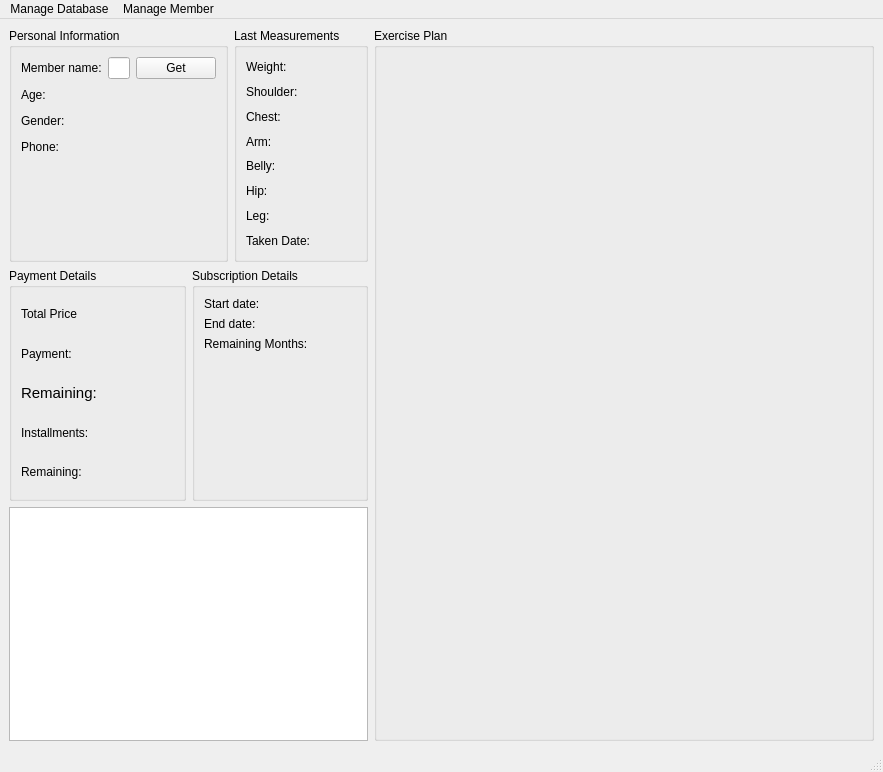
<?xml version="1.0" encoding="UTF-8"?>
<ui version="4.0">
 <class>MainWindow</class>
 <widget class="QMainWindow" name="MainWindow">
  <property name="geometry">
   <rect>
    <x>0</x>
    <y>0</y>
    <width>882</width>
    <height>772</height>
   </rect>
  </property>
  <property name="windowTitle">
   <string>MainWindow</string>
  </property>
  <widget class="QWidget" name="centralwidget">
   <layout class="QHBoxLayout" name="horizontalLayout_21" stretch="0,2">
    <item>
     <layout class="QVBoxLayout" name="verticalLayout_7">
      <item>
       <layout class="QHBoxLayout" name="horizontalLayout_22">
        <item>
         <widget class="QGroupBox" name="member_info_group">
          <property name="title">
           <string>Personal Information</string>
          </property>
          <layout class="QVBoxLayout" name="verticalLayout">
           <item>
            <layout class="QHBoxLayout" name="horizontalLayout_3">
             <item>
              <widget class="QLabel" name="member_name_label">
               <property name="text">
                <string>Member name:</string>
               </property>
              </widget>
             </item>
             <item>
              <widget class="QLineEdit" name="member_name_line_edit"/>
             </item>
             <item>
              <widget class="QPushButton" name="get_button">
               <property name="text">
                <string>Get</string>
               </property>
              </widget>
             </item>
            </layout>
           </item>
           <item>
            <layout class="QHBoxLayout" name="horizontalLayout_15">
             <item>
              <widget class="QLabel" name="label_6">
               <property name="text">
                <string>Age:</string>
               </property>
              </widget>
             </item>
             <item>
              <widget class="QLabel" name="age_label">
               <property name="text">
                <string/>
               </property>
              </widget>
             </item>
             <item>
              <spacer name="horizontalSpacer_2">
               <property name="orientation">
                <enum>Qt::Horizontal</enum>
               </property>
               <property name="sizeHint" stdset="0">
                <size>
                 <width>40</width>
                 <height>20</height>
                </size>
               </property>
              </spacer>
             </item>
            </layout>
           </item>
           <item>
            <layout class="QHBoxLayout" name="horizontalLayout_17">
             <item>
              <widget class="QLabel" name="label_8">
               <property name="text">
                <string>Gender:</string>
               </property>
              </widget>
             </item>
             <item>
              <widget class="QLabel" name="gender_label">
               <property name="text">
                <string/>
               </property>
              </widget>
             </item>
             <item>
              <spacer name="horizontalSpacer_3">
               <property name="orientation">
                <enum>Qt::Horizontal</enum>
               </property>
               <property name="sizeHint" stdset="0">
                <size>
                 <width>40</width>
                 <height>20</height>
                </size>
               </property>
              </spacer>
             </item>
            </layout>
           </item>
           <item>
            <layout class="QHBoxLayout" name="horizontalLayout_18">
             <item>
              <widget class="QLabel" name="label_9">
               <property name="text">
                <string>Phone:</string>
               </property>
              </widget>
             </item>
             <item>
              <widget class="QLabel" name="phone_label">
               <property name="text">
                <string/>
               </property>
              </widget>
             </item>
             <item>
              <spacer name="horizontalSpacer_4">
               <property name="orientation">
                <enum>Qt::Horizontal</enum>
               </property>
               <property name="sizeHint" stdset="0">
                <size>
                 <width>40</width>
                 <height>20</height>
                </size>
               </property>
              </spacer>
             </item>
            </layout>
           </item>
           <item>
            <spacer name="verticalSpacer">
             <property name="orientation">
              <enum>Qt::Vertical</enum>
             </property>
             <property name="sizeHint" stdset="0">
              <size>
               <width>20</width>
               <height>40</height>
              </size>
             </property>
            </spacer>
           </item>
          </layout>
         </widget>
        </item>
        <item>
         <widget class="QGroupBox" name="last_measurements_group">
          <property name="title">
           <string>Last Measurements</string>
          </property>
          <layout class="QVBoxLayout" name="verticalLayout_2">
           <item>
            <layout class="QHBoxLayout" name="horizontalLayout_4" stretch="0,0">
             <item>
              <widget class="QLabel" name="label">
               <property name="text">
                <string>Weight:</string>
               </property>
              </widget>
             </item>
             <item>
              <widget class="QLabel" name="weight_label">
               <property name="text">
                <string/>
               </property>
              </widget>
             </item>
            </layout>
           </item>
           <item>
            <layout class="QHBoxLayout" name="horizontalLayout_5">
             <item>
              <widget class="QLabel" name="label_3">
               <property name="text">
                <string>Shoulder:</string>
               </property>
              </widget>
             </item>
             <item>
              <widget class="QLabel" name="shoulder_label">
               <property name="text">
                <string/>
               </property>
              </widget>
             </item>
            </layout>
           </item>
           <item>
            <layout class="QHBoxLayout" name="horizontalLayout_6">
             <item>
              <widget class="QLabel" name="label_5">
               <property name="text">
                <string>Chest:</string>
               </property>
              </widget>
             </item>
             <item>
              <widget class="QLabel" name="chest_label">
               <property name="text">
                <string/>
               </property>
              </widget>
             </item>
            </layout>
           </item>
           <item>
            <layout class="QHBoxLayout" name="horizontalLayout_7">
             <item>
              <widget class="QLabel" name="label_7">
               <property name="text">
                <string>Arm:</string>
               </property>
              </widget>
             </item>
             <item>
              <widget class="QLabel" name="arm_label">
               <property name="text">
                <string/>
               </property>
              </widget>
             </item>
            </layout>
           </item>
           <item>
            <layout class="QHBoxLayout" name="horizontalLayout_12">
             <item>
              <widget class="QLabel" name="label_17">
               <property name="text">
                <string>Belly:</string>
               </property>
              </widget>
             </item>
             <item>
              <widget class="QLabel" name="belly_label">
               <property name="text">
                <string/>
               </property>
              </widget>
             </item>
            </layout>
           </item>
           <item>
            <layout class="QHBoxLayout" name="horizontalLayout_11">
             <item>
              <widget class="QLabel" name="label_15">
               <property name="text">
                <string>Hip:</string>
               </property>
              </widget>
             </item>
             <item>
              <widget class="QLabel" name="hip_label">
               <property name="text">
                <string/>
               </property>
              </widget>
             </item>
            </layout>
           </item>
           <item>
            <layout class="QHBoxLayout" name="horizontalLayout_10">
             <item>
              <widget class="QLabel" name="label_13">
               <property name="text">
                <string>Leg:</string>
               </property>
              </widget>
             </item>
             <item>
              <widget class="QLabel" name="leg_label">
               <property name="text">
                <string/>
               </property>
              </widget>
             </item>
            </layout>
           </item>
           <item>
            <layout class="QHBoxLayout" name="horizontalLayout_9">
             <item>
              <widget class="QLabel" name="label_11">
               <property name="text">
                <string>Taken Date:</string>
               </property>
              </widget>
             </item>
             <item>
              <widget class="QLabel" name="taken_date_label">
               <property name="text">
                <string/>
               </property>
              </widget>
             </item>
            </layout>
           </item>
          </layout>
         </widget>
        </item>
       </layout>
      </item>
      <item>
       <layout class="QHBoxLayout" name="horizontalLayout_23">
        <item>
         <widget class="QGroupBox" name="payment_group">
          <property name="title">
           <string>Payment Details</string>
          </property>
          <layout class="QVBoxLayout" name="verticalLayout_6">
           <item>
            <layout class="QHBoxLayout" name="horizontalLayout">
             <item>
              <widget class="QLabel" name="label_12">
               <property name="text">
                <string>Total Price</string>
               </property>
              </widget>
             </item>
             <item>
              <widget class="QLabel" name="total_price_label">
               <property name="text">
                <string/>
               </property>
              </widget>
             </item>
            </layout>
           </item>
           <item>
            <layout class="QHBoxLayout" name="horizontalLayout_2">
             <item>
              <widget class="QLabel" name="label_16">
               <property name="text">
                <string>Payment:</string>
               </property>
              </widget>
             </item>
             <item>
              <widget class="QLabel" name="payment_label">
               <property name="text">
                <string/>
               </property>
              </widget>
             </item>
            </layout>
           </item>
           <item>
            <layout class="QHBoxLayout" name="horizontalLayout_16">
             <item>
              <widget class="QLabel" name="label_14">
               <property name="font">
                <font>
                 <pointsize>11</pointsize>
                </font>
               </property>
               <property name="text">
                <string>Remaining:</string>
               </property>
              </widget>
             </item>
             <item>
              <widget class="QLabel" name="remaining_payment_label">
               <property name="text">
                <string/>
               </property>
              </widget>
             </item>
            </layout>
           </item>
           <item>
            <layout class="QHBoxLayout" name="horizontalLayout_19">
             <item>
              <widget class="QLabel" name="label_18">
               <property name="text">
                <string>Installments:</string>
               </property>
              </widget>
             </item>
             <item>
              <widget class="QLabel" name="installments_label">
               <property name="text">
                <string/>
               </property>
              </widget>
             </item>
            </layout>
           </item>
           <item>
            <layout class="QHBoxLayout" name="horizontalLayout_20">
             <item>
              <widget class="QLabel" name="label_19">
               <property name="text">
                <string>Remaining:</string>
               </property>
              </widget>
             </item>
             <item>
              <widget class="QLabel" name="installments_remaining_label">
               <property name="text">
                <string/>
               </property>
              </widget>
             </item>
            </layout>
           </item>
          </layout>
         </widget>
        </item>
        <item>
         <widget class="QGroupBox" name="subcription_group">
          <property name="title">
           <string>Subscription Details</string>
          </property>
          <layout class="QVBoxLayout" name="verticalLayout_5" stretch="0,0,0,0">
           <item>
            <layout class="QHBoxLayout" name="horizontalLayout_14">
             <item>
              <widget class="QLabel" name="label_10">
               <property name="text">
                <string>Start date:</string>
               </property>
              </widget>
             </item>
             <item>
              <widget class="QLabel" name="sub_start_date_label">
               <property name="text">
                <string/>
               </property>
              </widget>
             </item>
            </layout>
           </item>
           <item>
            <layout class="QHBoxLayout" name="horizontalLayout_13">
             <item>
              <widget class="QLabel" name="label_4">
               <property name="text">
                <string>End date:</string>
               </property>
              </widget>
             </item>
             <item>
              <widget class="QLabel" name="sub_end_date_label">
               <property name="text">
                <string/>
               </property>
              </widget>
             </item>
            </layout>
           </item>
           <item>
            <layout class="QHBoxLayout" name="horizontalLayout_8">
             <item>
              <widget class="QLabel" name="label_2">
               <property name="text">
                <string>Remaining Months:</string>
               </property>
              </widget>
             </item>
             <item>
              <widget class="QLabel" name="remaining_months_label">
               <property name="text">
                <string/>
               </property>
              </widget>
             </item>
            </layout>
           </item>
           <item>
            <spacer name="verticalSpacer_2">
             <property name="orientation">
              <enum>Qt::Vertical</enum>
             </property>
             <property name="sizeHint" stdset="0">
              <size>
               <width>20</width>
               <height>40</height>
              </size>
             </property>
            </spacer>
           </item>
          </layout>
         </widget>
        </item>
       </layout>
      </item>
      <item>
       <widget class="QTextBrowser" name="message_text_browser"/>
      </item>
     </layout>
    </item>
    <item>
     <layout class="QHBoxLayout" name="second_bar">
      <item>
       <widget class="QGroupBox" name="exercise_plan_group">
        <property name="minimumSize">
         <size>
          <width>500</width>
          <height>0</height>
         </size>
        </property>
        <property name="title">
         <string>Exercise Plan</string>
        </property>
        <layout class="QVBoxLayout" name="verticalLayout_4"/>
       </widget>
      </item>
     </layout>
    </item>
   </layout>
  </widget>
  <widget class="QMenuBar" name="menubar">
   <property name="geometry">
    <rect>
     <x>0</x>
     <y>0</y>
     <width>882</width>
     <height>22</height>
    </rect>
   </property>
   <widget class="QMenu" name="manage_database_menu">
    <property name="title">
     <string>Manage Database</string>
    </property>
    <addaction name="register_action"/>
    <addaction name="delete_action"/>
    <addaction name="save_changes_action"/>
   </widget>
   <widget class="QMenu" name="menuManage_Member">
    <property name="title">
     <string>Manage Member</string>
    </property>
    <addaction name="new_measurements_action"/>
    <addaction name="actionShow_progress_of_the_member"/>
    <addaction name="actionShow_all_previous_subscriptions"/>
   </widget>
   <addaction name="manage_database_menu"/>
   <addaction name="menuManage_Member"/>
  </widget>
  <widget class="QStatusBar" name="statusbar"/>
  <action name="register_action">
   <property name="text">
    <string>Register a new member</string>
   </property>
  </action>
  <action name="delete_action">
   <property name="text">
    <string>Delete currently viewed member</string>
   </property>
  </action>
  <action name="new_measurements_action">
   <property name="text">
    <string>Add new measurements</string>
   </property>
  </action>
  <action name="actionShow_progress_of_the_member">
   <property name="text">
    <string>Show phycisal progress charts</string>
   </property>
  </action>
  <action name="actionShow_all_previous_subscriptions">
   <property name="text">
    <string>Show all previous subscriptions</string>
   </property>
  </action>
  <action name="save_changes_action">
   <property name="text">
    <string>Save all changes to the cloud</string>
   </property>
  </action>
 </widget>
 <resources/>
 <connections/>
</ui>
